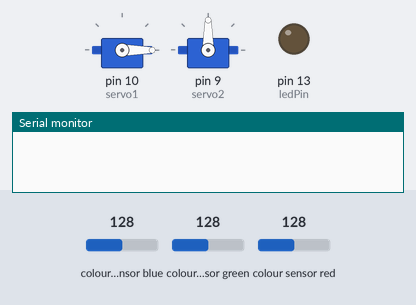
Recording of a sketch running on a simulated Arduino Uno, built with avr-gcc and run on an emulated ATmega328P. Shown: 2 × servo, output pins drawn as LEDs (lit = HIGH), the last lines printed to the serial monitor. The inputs (shaded band) are chosen by the test bench; at power-on: colour sensor blue 128, colour sensor green 128, colour sensor red 128.

Above: at 0.1 s.
At 0.7 s:
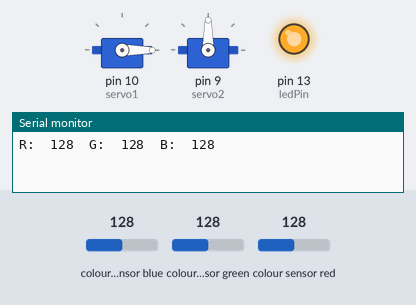
Timing chart, 0 to 2.2 s (numbered marks = the images above):
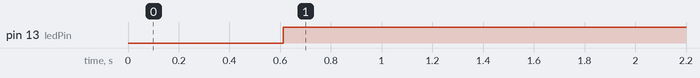

Measured:
- by itself, pin 13 (ledPin): LOW → HIGH at 0.61 s

The sketch:

rubegoldberg.ino
```cpp
// Rube Goldberg Machine Y9 Coding Project
// Arduino Color Sorter
// Made by: Karan Maheshwari

// Include the Servo library
#include <Servo.h>
 // Include the Adafruit TCS34725 color sensor library
#include "Adafruit_TCS34725.h"
// Include the Wire library for I2C communication
#include <Wire.h>

// Create a TCS34725 object with integration time of 50ms and gain of 4x
Adafruit_TCS34725 tcs = Adafruit_TCS34725(TCS34725_INTEGRATIONTIME_50MS, TCS34725_GAIN_4X);

// Create a Servo object for the first servo
Servo servo1;
// Create a Servo object for the second servo
Servo servo2;

// Define the angle to block the marble for the first servo
const int angle_to_block_marble = 0;
// Define the angle to release the marble for the first servo
const int angle_to_release_marble = 90;

// Define the angle for the blue marble's track for the second servo
const int angle_for_blue = 0;
// Define the angle for the green marble's track for the second servo
const int angle_for_green = 60;
// Define the angle for the black marble's track for the second servo
const int angle_for_black = 80;

// Define the LED pin which will be used as a checkpoint once the color sensor detects a color
const int ledPin = 13;

void setup() {

  // Initialize the serial communication at a baud rate of 9600
  Serial.begin(9600);

  // Attach the first servo to pin 10
  servo1.attach(10);
  // Attach the first servo to pin 9
  servo2.attach(9);

  // Initialize the TCS34725 color sensor
  tcs.begin();

  // Set the LED pin as an output
  pinMode(ledPin, OUTPUT);

}

void loop() {

  // Declare variables to store the color readings
  float red, green, blue;

  // Rotate the first servo to block the marble
  servo1.write(angle_to_block_marble);

  // Wait for 500ms for the marble to settle
  delay(500);

  // Disable the color sensor interrupt to allow for readings
  tcs.setInterrupt(false);

  // Wait for 60ms for the color readings to stabilize
  delay(60);

  // Read the RGB values from the color sensor
  tcs.getRGB(&red, &green, &blue);

  // Enable the color sensor interrupt to prevent reading the metal track's color
  tcs.setInterrupt(true);

  // Print the red value on the serial monitor
  Serial.print("R:\t"); Serial.print(int(red));
  // Print the green value on the serial monitor
  Serial.print("\tG:\t"); Serial.print(int(green));
  // Print the blue value on the serial monitor
  Serial.print("\tB:\t"); Serial.print(int(blue));
  // Print a new line character to make the serial monitor neat
  Serial.print("\n");

  // Turn on the LED to signify a checkpoint that the color sensor got a reading
  digitalWrite(ledPin, HIGH);

  // Check if the marble is blue using this RGB value (53, 84, 118) with an error parameter of 2
  if (red >= 51 && red <= 55 && green >= 82 && green <= 86 && blue >= 116 && blue <= 120) {

    // Rotate the second servo to the angle for the blue marble's track
    servo2.write(angle_for_blue);

    // Turn off the LED
    digitalWrite(ledPin, LOW);

    // Rotate the first servo to release the marble down the track
    servo1.write(angle_to_release_marble);

  }

  // Check if the marble is green using this RGB value (79, 111, 67) with an error parameter of 2
  else if (red >= 77 && red <= 81 && green >= 109 && green <= 113 && blue >= 65 && blue <= 69) {

    // Rotate the second servo to the angle for the green marble's track
    servo2.write(angle_for_green);

    // Turn off the LED
    digitalWrite(ledPin, LOW);

    // Rotate the first servo to release the marble down the track
    servo1.write(angle_to_release_marble);

  }

  // Check if the marble is black using this RGB value (92, 98, 84) with an error parameter of 2
  else if (red >= 90 && red <= 94 && green >= 96 && green <= 100 && blue >= 82 && blue <= 86) {

    // Rotate the second servo to the angle for the black marble's track
    servo2.write(angle_for_black);

    // Turn off the LED
    digitalWrite(ledPin, LOW);

    // Rotate the first servo to release the marble down the track
    servo1.write(angle_to_release_marble);
  }
}

// Finish
```
